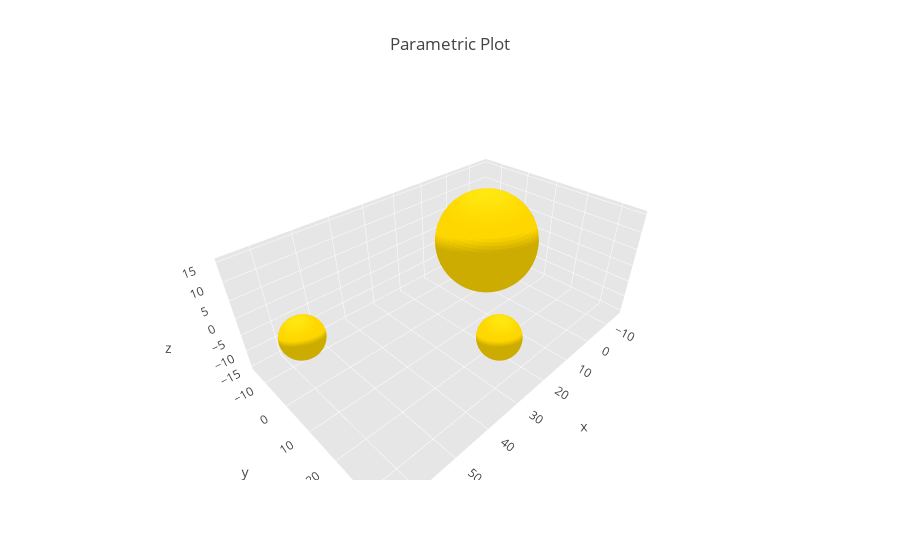

Notebook cell for this chart:
### Markdown cell above
### 3D Target plot

### Code cell
def sphericalSurfacePlotCoordinates(radius,center_xyz,npoints):
    # Parametrical definition of a spherical surface in 3d:
    u = np.linspace(0, 2 * np.pi, npoints) # longitude
    v = np.linspace(0, np.pi, npoints) # colatitude
    
    # Coordinates:
    x = radius * np.outer(np.cos(u), np.sin(v)) + center_xyz[0]
    y = radius * np.outer(np.sin(u), np.sin(v)) + center_xyz[1];
    z = radius * np.outer(np.ones(np.size(u)), np.cos(v)) +center_xyz[2];
    
    return x,y,z

data = []
definition = 50

for i in range(len(v_r)):
    x, y, z = sphericalSurfacePlotCoordinates(v_r[i],m_xyz[i,:],definition)
    surface = go.Surface(x=x,y=y,z=z,colorscale=[[0,v_col[i]], [1, v_col[i]]],showscale=False,name='nanoparticle '+str(i))
    data.append(surface)
    
layout = go.Layout(
    title='Parametric Plot',
    scene=dict(
        aspectmode='data',
        xaxis=dict(
            gridcolor='rgb(255, 255, 255)',
            zerolinecolor='rgb(255, 255, 255)',
            showbackground=True,
            backgroundcolor='rgb(230, 230,230)'
        ),
        yaxis=dict(
            gridcolor='rgb(255, 255, 255)',
            zerolinecolor='rgb(255, 255, 255)',
            showbackground=True,
            backgroundcolor='rgb(230, 230,230)'
        ),
        zaxis=dict(
            gridcolor='rgb(255, 255, 255)',
            zerolinecolor='rgb(255, 255, 255)',
            showbackground=True,
            backgroundcolor='rgb(230, 230,230)'
        )
    )
)

fig = go.Figure(data=data, layout=layout)
iplot(fig, filename='3D target plot')

### Figure 1 — Plotly figure (JSON) as saved in the notebook; plotly's stock layout.template omitted (floating-point values rounded to 4 significant figures; data arrays with more than 128 entries replaced by an {"elided": "..."} marker saying what was removed)
{"data": [{"colorscale": [[0, "#FFD700"], [1, "#FFD700"]], "name": "nanoparticle 0", "showscale": false, "type": "surface", "uid": "4b20306a-a8b2-4501-a2f8-55588e8a50df", "x": {"elided": "50x50 float values"}, "y": {"elided": "50x50 float values"}, "z": {"elided": "50x50 float values"}}, {"colorscale": [[0, "#FFD700"], [1, "#FFD700"]], "name": "nanoparticle 1", "showscale": false, "type": "surface", "uid": "255dda0a-541a-4beb-bcd2-e90ad99399eb", "x": {"elided": "50x50 float values"}, "y": {"elided": "50x50 float values"}, "z": {"elided": "50x50 float values"}}, {"colorscale": [[0, "#FFD700"], [1, "#FFD700"]], "name": "nanoparticle 2", "showscale": false, "type": "surface", "uid": "02674946-1cf1-4dd3-a26a-6b1fca9c3304", "x": {"elided": "50x50 float values"}, "y": {"elided": "50x50 float values"}, "z": {"elided": "50x50 float values"}}], "layout": {"scene": {"aspectmode": "data", "xaxis": {"backgroundcolor": "rgb(230, 230,230)", "gridcolor": "rgb(255, 255, 255)", "showbackground": true, "zerolinecolor": "rgb(255, 255, 255)"}, "yaxis": {"backgroundcolor": "rgb(230, 230,230)", "gridcolor": "rgb(255, 255, 255)", "showbackground": true, "zerolinecolor": "rgb(255, 255, 255)"}, "zaxis": {"backgroundcolor": "rgb(230, 230,230)", "gridcolor": "rgb(255, 255, 255)", "showbackground": true, "zerolinecolor": "rgb(255, 255, 255)"}}, "title": {"text": "Parametric Plot"}}}
